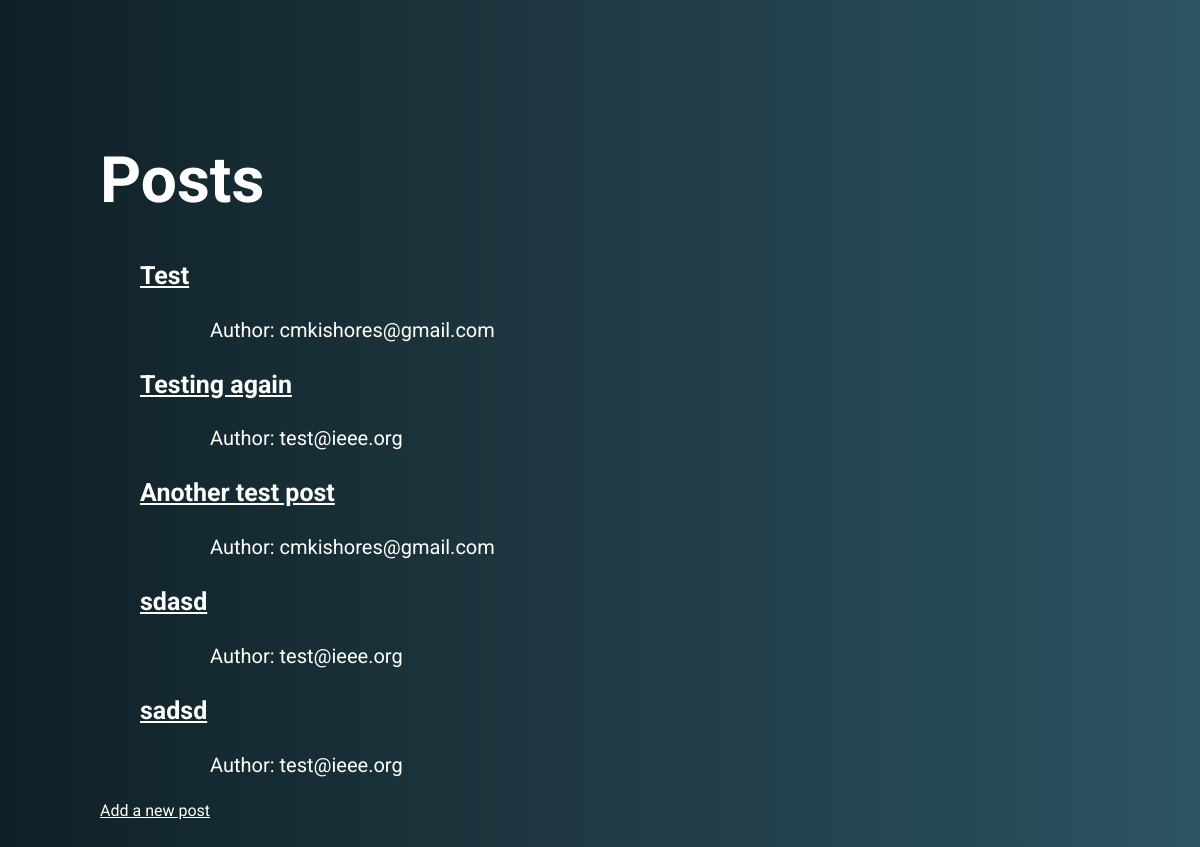
Before: / with the older database file.
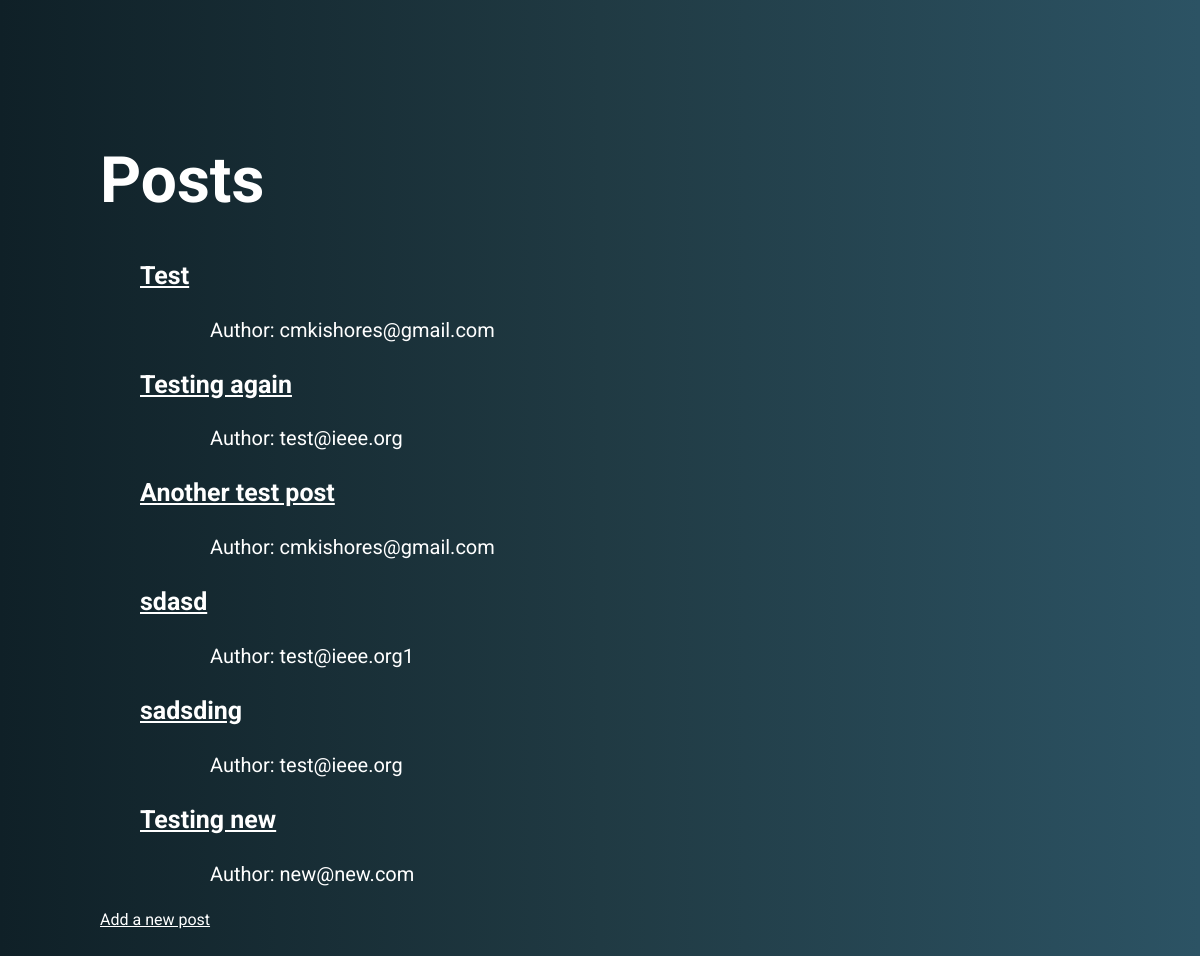
After: the same page with the newer database file.
### posts/models.py (models this page shows, shortened)
class Post(models.Model):
	title = models.CharField(max_length=50)
	content = models.TextField()
	author = models.EmailField()

### posts/views.py (the view)
# urls.py: path('',ListingView.as_view(), name = 'lists' ),
class ListingView(ListView):
	model = Post
	template_name = 'index.html'
	context_object_name = 'list_of_posts'

### templates/index.html (shortened to what this page needs)
 {% extends 'base.html' %}
 {% load static %}
 	{% block body %}
		<h1>Posts</h1>
		<ul>
		{% for element in list_of_posts %}
		<h2><a href="{% url 'detailed' element.id %}"><li class = 'post'>{{ element.title }} </li></a></h2>
		<li class = 'author'>  Author: {{element.author }} </li>
		{% endfor %}
		</ul>
		<a href="{% url 'addpost' %}"> Add a new post </a>
	{% endblock body %}

Changed rows visible on the page:
changed Post "sdasd": author "test@ieee.org" → "test@ieee.org1"
changed Post: title "sadsd" → "sadsding"
added Post: title "Testing new", author "new@new.com"
